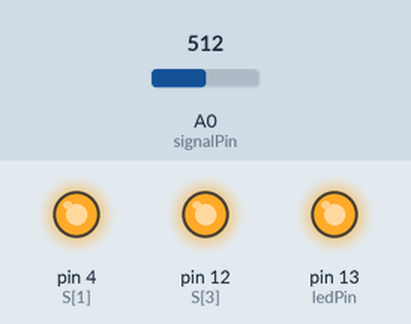
Bench run of a sketch on a simulated Arduino Uno, built with avr-gcc and run on an emulated ATmega328P. Shown: output pins drawn as LEDs (lit = HIGH). The inputs (shaded band) are chosen by the test bench; at power-on: A0 (signalPin) = 512. Pins used as bus, display or sensor lines are not drawn; what the sketch prints to the serial monitor is not drawn.

Above: at 2.7 s.
Timing chart, 0 to 6.9 s (numbered marks = the images above):
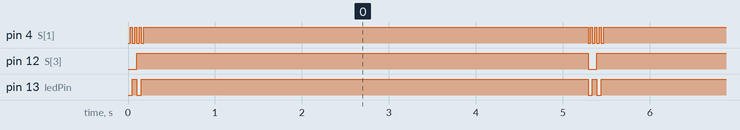

The sketch:

ReadAllChannels.ino
```cpp
/*
 * Iterate over all input channels, average a bunch of reads from each, print results to the console.
 */

// the ADC reading with 0v input; in other words, the DC bias voltage (determined experimentally)
const int DC_BIAS_TICKS = 409; // ticks
// the input voltage (in mV) where the ADC tops out at 1024 (determined experimentally)
const int VOLTAGE_CEILING = 670; // millivolts
// number of readings to take for averaging
const int READS_PER_MEASUREMENT = 100;
// delay (in ms) after selecting a channel and first reading it
// I don't know if this "settling time" is necessary
const int PRE_MEASUREMENT_DELAY = 2; // ms
// delay (in ms) between iterations of the channel scan
const int ITERATION_DELAY = 5000; // ms

// ---- end of tunable ----

const int signalPin = A0;        // input pin for the signal
const int ledPin = LED_BUILTIN;  // output pin for the LED
const int LED_ON = LOW;
const int LED_OFF = HIGH;

const int CHANNEL_COUNT = 16; // zero-based
int channelAverage[CHANNEL_COUNT];
int channelMaximum[CHANNEL_COUNT];
int channelMinimum[CHANNEL_COUNT];

// these are the 4 address lines from the ESP32 to the multiplexer
const int ADDRESS_LINE_COUNT = 4;
const int S[ADDRESS_LINE_COUNT] = {0, 4, 13, 12};

void setup()
{
  // declare the ledPin as an OUTPUT:
  pinMode(ledPin, OUTPUT);
  digitalWrite(ledPin, LED_OFF);

  Serial.begin(115200);

  for (int ii=0; ii<ADDRESS_LINE_COUNT; ++ii)
  {
    int thisPin = S[ii];
    pinMode(thisPin, OUTPUT);
    digitalWrite(thisPin, LOW); // not really required, just for safety
  }
}

void loop()
{
  digitalWrite(ledPin, LED_ON); // just for fun, turn LED on while measuring
  for (int ii=0; ii<CHANNEL_COUNT; ++ii)
  {
    measure_one_channel(ii);
  }
  digitalWrite(ledPin, LED_OFF);
  process_channel_results();
  delay(ITERATION_DELAY);
}

void measure_one_channel(int channel)
{
  select_a_channel(channel);
  delay(PRE_MEASUREMENT_DELAY);
  int total = 0;
  int min = 1025;
  int max = -1;
  for (int ii=0; ii<READS_PER_MEASUREMENT; ++ii)
  {
    int signalValue = analogRead(signalPin);
    if (signalValue < min) min = signalValue;
    if (signalValue > max) max = signalValue;
    total += signalValue;
  }
  channelAverage[channel] = ( total + (READS_PER_MEASUREMENT / 2) ) / READS_PER_MEASUREMENT;
  channelMinimum[channel] = min;
  channelMaximum[channel] = max;
}

void select_a_channel(int channel)
{
  for (int ii=0; ii<ADDRESS_LINE_COUNT; ++ii)
  {
    if (((channel>>ii) & 0x1) == 0x1)
    {
      digitalWrite(S[ii], HIGH);
    }
    else
    {
      digitalWrite(S[ii], LOW);
    }
  }
}

void process_channel_results()
{
  for (int ii=0; ii<CHANNEL_COUNT; ++ii)
  {
    float dcVoltage = ticks_to_millivolts(channelAverage[ii]);
    float acVoltage = ticks_to_millivolts(channelMaximum[ii]);
    Serial.print("ch ");
    Serial.print(ii);
    Serial.print(": min=");
    Serial.print(channelMinimum[ii]);
    Serial.print(", ave=");
    Serial.print(channelAverage[ii]);
    Serial.print(", max=");
    Serial.print(channelMaximum[ii]);
    Serial.print(", measure DC=");
    Serial.print(dcVoltage);
    Serial.print(" mV, AC=");
    Serial.print(acVoltage);
    Serial.print(" mV");
    Serial.println();
  }
  Serial.println();
}

float ticks_to_millivolts(int ticks)
{
  float voltage = 0.0;
  float fraction = 0.0;
  int unbiased = ticks - DC_BIAS_TICKS;
  if (unbiased > 0)
  {
    fraction = unbiased / 1024.0;
    voltage = fraction * VOLTAGE_CEILING;
  }
  return voltage;
}
```

Measured:
- by itself, pin 4 (S[1]): repeats every 5.3 s: 2 × (LOW 0.03 s, HIGH 0.03 s), LOW 0.03 s, HIGH 5.1 s, LOW 0.03 s, HIGH 0.03 s
- by itself, pin 12 (S[3]): alternates HIGH for 5.2 s and LOW for 0.10 s
- by itself, pin 13 (ledPin): repeats every 5.3 s: LOW 0.05 s, HIGH 5.1 s, LOW 0.05 s, HIGH 0.05 s
